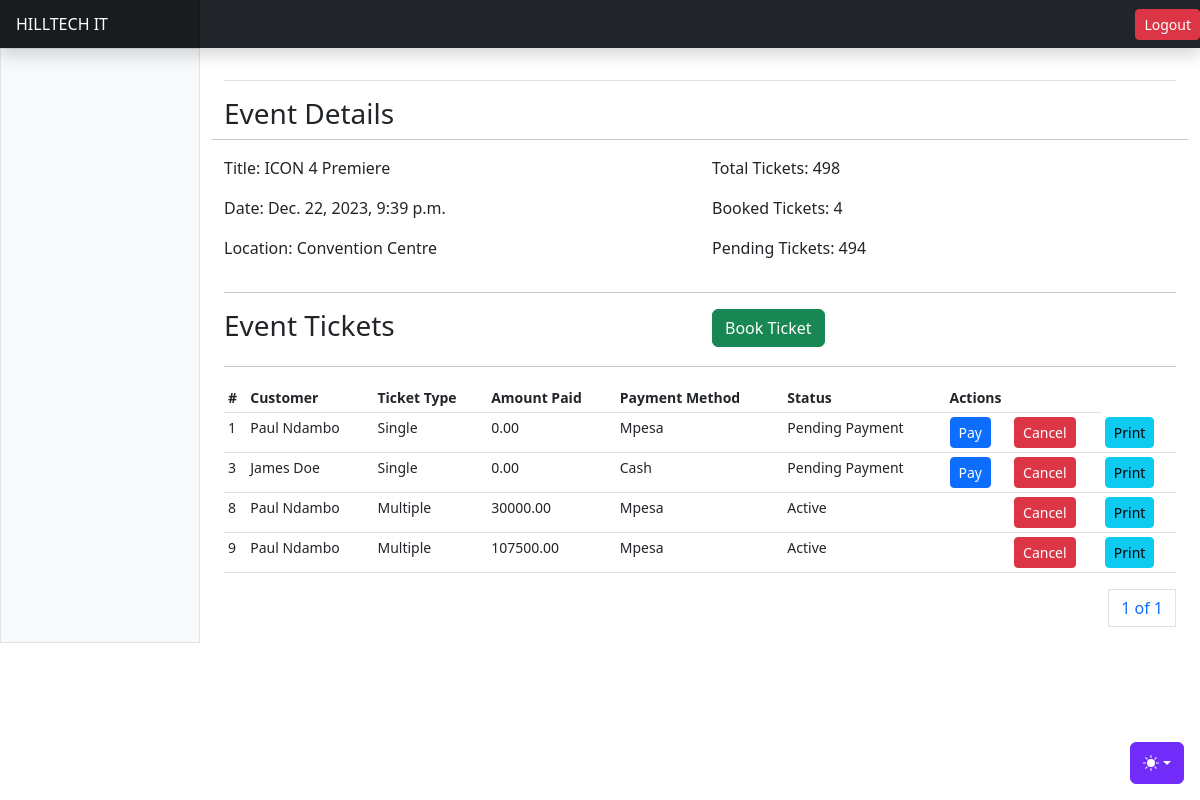
Before: /events/events/1/ with the older database file.
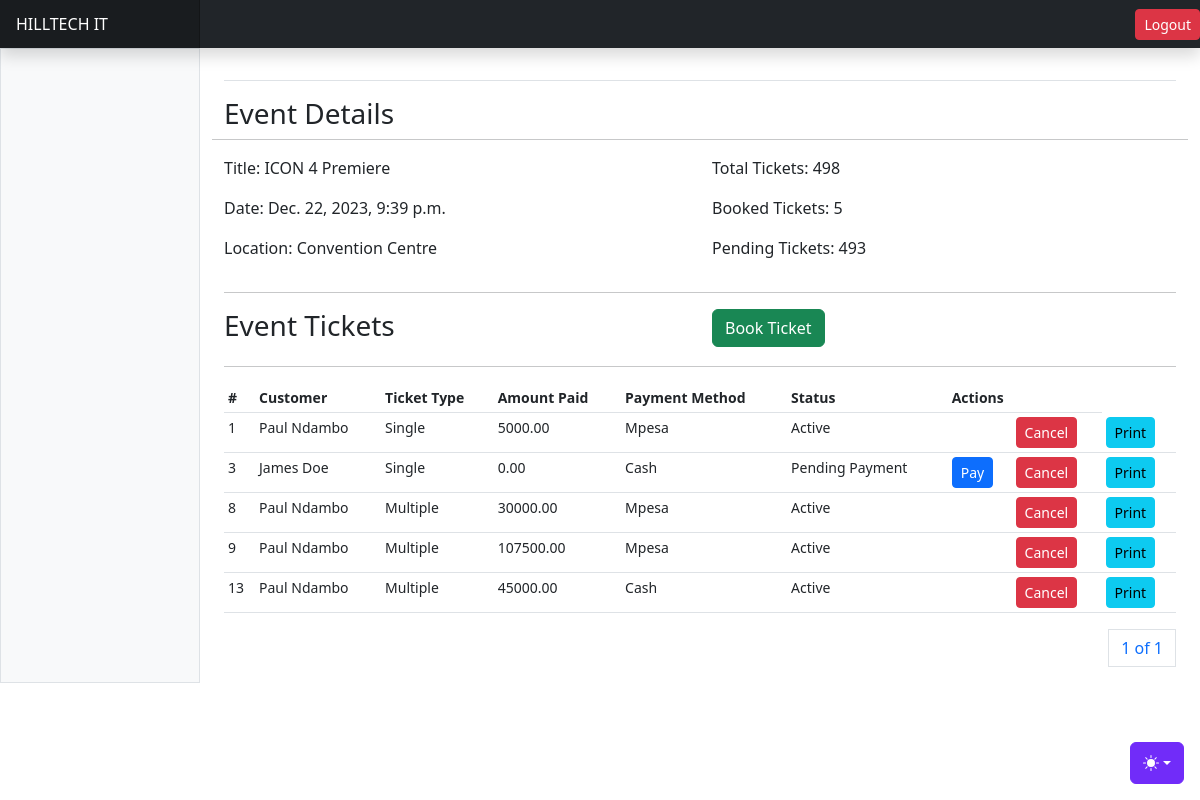
After: the same page with the newer database file.
### apps/events/models.py (models this page shows, shortened)
class Event(AbstractBaseModel):
    owner = models.ForeignKey(
        "users.User", on_delete=models.CASCADE, related_name="userevents")
    title = models.CharField(max_length=500)
    event_date = models.DateField(null=True)
    event_time = models.TimeField(null=True)
    regular_ticket_price = models.DecimalField(max_digits=20, decimal_places=2)
    vip_ticket_price = models.DecimalField(max_digits=20, decimal_places=2)
    vvip_ticket_price = models.DecimalField(max_digits=20, decimal_places=2)
    children_ticket_price = models.DecimalField(
        max_digits=20, decimal_places=2)
    age_limit = models.FloatField(default=0)
    children_allowed = models.BooleanField(default=True)
    description = models.TextField()
    location = models.CharField(max_length=1000)
    event_banner = models.ImageField(upload_to="event_banners/", null=True)
    allowed_payment_methods = models.JSONField(default=list)
    total_tickets = models.IntegerField(default=1)
    def __str__(self):
        return self.title
    @property
    def booked_tickets(self):
        return self.eventtickets.all().count()
    @property
    def pending_tickets(self):
        return self.total_tickets - self.eventtickets.all().count()

class EventTicket(AbstractBaseModel):
    user = models.ForeignKey("users.User", on_delete=models.CASCADE, related_name="usereventtickets")
    event = models.ForeignKey(Event, on_delete=models.CASCADE, related_name="eventtickets")
    ticket_type = models.CharField(max_length=255, choices=EVENT_TICKET_TYPE_CHOICES)
    amount_expected = models.DecimalField(max_digits=20, decimal_places=2, null=True)
    amount_paid = models.DecimalField(max_digits=20, decimal_places=2, null=True)
    payment_method = models.CharField(max_length=255, choices=PAYMENT_METHOD_CHOICES, null=True)
    ticket_status = models.CharField(max_length=255, choices=TICKET_STATUS_CHOICES)
    @property
    def is_fully_paid(self):
        return True if self.amount_paid == self.amount_expected else False

### apps/users/models.py (models this page shows, shortened)
class User(AbstractUser, AbstractBaseModel):
    role = models.CharField(choices=ROLE_CHOICES, max_length=32, null=True)
    phone_number = models.CharField(max_length=255, null=True)
    id_number = models.CharField(max_length=255, null=True)
    gender = models.CharField(max_length=255, null=True, choices=GENDER_CHOICES)
    date_of_birth = models.DateField(null=True)
    city = models.CharField(max_length=255, null=True)
    country = models.CharField(max_length=255, null=True)
    address = models.CharField(max_length=255, null=True)
    token = models.CharField(null=True, max_length=255)
    token_expiration_date = models.DateTimeField(null=True)
    activation_date = models.DateTimeField(null=True)
    position = models.CharField(max_length=255, choices=STAFF_POSITION_CHOICES, null=True)
    def name(self):
        return f"{self.first_name} {self.last_name}"

### apps/events/views.py (the view)
# urls.py: path("events/<int:event_id>/", event_details, name="event-details"),
def event_details(request, event_id=None):
    event = Event.objects.get(id=event_id)
    event_tickets = event.eventtickets.all()
    paginator = Paginator(event_tickets, 10)
    page_number = request.GET.get("page")
    page_obj = paginator.get_page(page_number)
    context = {
        "event": event,
        "event_tickets": event_tickets,
        "page_obj": page_obj
    }
    return render(request, "events/event_details.html", context)

### templates/events/event_details.html (shortened to what this page needs)
{% extends "base.html" %}
{% block content %}
<div class="row">
    <h3>Event Details</h3>
    <hr/>
    <div class="col">
        <p>Title: {{event.title}}</p>
        <p>Date: {{event.event_date}}, {{event.event_time}}</p>
        <p>Location: {{event.location}}</p>
    </div>
    <div class="col">
        <p>Total Tickets: {{event.total_tickets}}</p>
        <p>Booked Tickets: {{event.booked_tickets}}</p>
        <p>Pending Tickets: {{event.pending_tickets}}</p>
    </div>
</div>
<hr/>
<div class="row">
    <div class="col">
      <h3>Event Tickets</h3>
    </div>
    <div class="col">
      <a class="btn btn-success" data-bs-toggle="modal" data-bs-target="#newEventTicketModal{{event.id}}">Book Ticket</a>
    </div>
</div>
<hr/>
      <div class="table-responsive small">
        <table class="table table-sm">
          <thead>
            <tr>
              <th scope="col">#</th>
              <th scope="col">Customer</th>
              <th scope="col">Ticket Type</th>
              <th scope="col">Amount Paid</th>
              <th scope="col">Payment Method</th>
              <th scope="col">Status</th>
              <th scope="col" colspan="2">Actions</th>
            </tr>
          </thead>
          <tbody>
            {% for event_ticket in page_obj %}
            <tr>
              <td>{{event_ticket.id}}</td>
              <td>{{event_ticket.user.name}}</td>
              <td>{{event_ticket.ticket_type}}</td>
              <td>{{event_ticket.amount_paid}}</td>
              <td>{{event_ticket.payment_method}}</td>
              <td>{{event_ticket.ticket_status}}</td>
              {% if event_ticket.is_fully_paid == True %}
              <td></td>
              {% else %}
              <td><a class="btn btn-primary btn-sm" data-bs-toggle="modal" data-bs-target="#eventTicketPaymentModal{{event_ticket.id}}">
                Pay
              </a></td>
              {% endif %}
              <td><a class="btn btn-danger btn-sm" data-bs-toggle="modal" data-bs-target="#cancelEventTicketModal{{ event.id }}">
                Cancel
              </a></td>
              <td><a href="{% url 'print-ticket' event_ticket.id %}" class="btn btn-info btn-sm">Print</a></td>
            </tr>
            {% endfor %}
          </tbody>
        </table>
        <div>
          <nav aria-label="Page navigation example">
            <ul class="pagination justify-content-end">
              <a class="page-link" href="#">{{ page_obj.number }} of {{ page_obj.paginator.num_pages }}</a>
            </ul>
          </nav>
        </div>
      </div>
{% endblock content %}

Changed rows visible on the page:
computed for Event "ICON 4 Premiere": booked_tickets "4" → "5"; pending_tickets "494" → "493"
changed EventTicket id 1: amount_paid "0.00" → "5000.00"; ticket_status "Pending Payment" → "Active"; no longer shows "Pay"
added EventTicket: id "13", user.name "Paul Ndambo", ticket_type "Multiple", amount_paid "45000.00", payment_method "Cash", ticket_status "Active", amount_expected 45000 (drawn)
